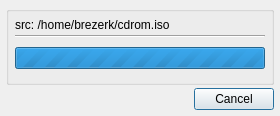
<ui version="4.0" >
 <class>Process</class>
 <widget class="QDialog" name="Process" >
  <property name="windowModality" >
   <enum>Qt::NonModal</enum>
  </property>
  <property name="geometry" >
   <rect>
    <x>0</x>
    <y>0</y>
    <width>280</width>
    <height>116</height>
   </rect>
  </property>
  <property name="windowTitle" >
   <string>Mounting image...</string>
  </property>
  <property name="sizeGripEnabled" >
   <bool>false</bool>
  </property>
  <property name="modal" >
   <bool>false</bool>
  </property>
  <layout class="QGridLayout" >
   <property name="leftMargin" >
    <number>6</number>
   </property>
   <property name="topMargin" >
    <number>6</number>
   </property>
   <property name="rightMargin" >
    <number>6</number>
   </property>
   <property name="bottomMargin" >
    <number>6</number>
   </property>
   <property name="horizontalSpacing" >
    <number>3</number>
   </property>
   <property name="verticalSpacing" >
    <number>3</number>
   </property>
   <item row="0" column="0" colspan="2" >
    <widget class="QGroupBox" name="groupBox" >
     <property name="title" >
      <string/>
     </property>
     <layout class="QVBoxLayout" >
      <property name="spacing" >
       <number>3</number>
      </property>
      <property name="leftMargin" >
       <number>6</number>
      </property>
      <property name="topMargin" >
       <number>6</number>
      </property>
      <property name="rightMargin" >
       <number>6</number>
      </property>
      <property name="bottomMargin" >
       <number>6</number>
      </property>
      <item>
       <widget class="QLabel" name="lblInfo" >
        <property name="text" >
         <string>src: /home/brezerk/cdrom.iso</string>
        </property>
       </widget>
      </item>
      <item>
       <widget class="Line" name="line" >
        <property name="orientation" >
         <enum>Qt::Horizontal</enum>
        </property>
       </widget>
      </item>
      <item>
       <spacer>
        <property name="orientation" >
         <enum>Qt::Vertical</enum>
        </property>
        <property name="sizeHint" >
         <size>
          <width>20</width>
          <height>40</height>
         </size>
        </property>
       </spacer>
      </item>
      <item>
       <widget class="QProgressBar" name="progressBar" >
        <property name="minimum" >
         <number>0</number>
        </property>
        <property name="maximum" >
         <number>0</number>
        </property>
        <property name="value" >
         <number>-1</number>
        </property>
       </widget>
      </item>
      <item>
       <spacer>
        <property name="orientation" >
         <enum>Qt::Vertical</enum>
        </property>
        <property name="sizeHint" >
         <size>
          <width>20</width>
          <height>40</height>
         </size>
        </property>
       </spacer>
      </item>
     </layout>
    </widget>
   </item>
   <item row="1" column="0" >
    <spacer>
     <property name="orientation" >
      <enum>Qt::Horizontal</enum>
     </property>
     <property name="sizeHint" >
      <size>
       <width>546</width>
       <height>20</height>
      </size>
     </property>
    </spacer>
   </item>
   <item row="1" column="1" >
    <widget class="QPushButton" name="cmdCancel" >
     <property name="text" >
      <string>Cancel</string>
     </property>
    </widget>
   </item>
  </layout>
 </widget>
 <resources/>
 <connections/>
</ui>
